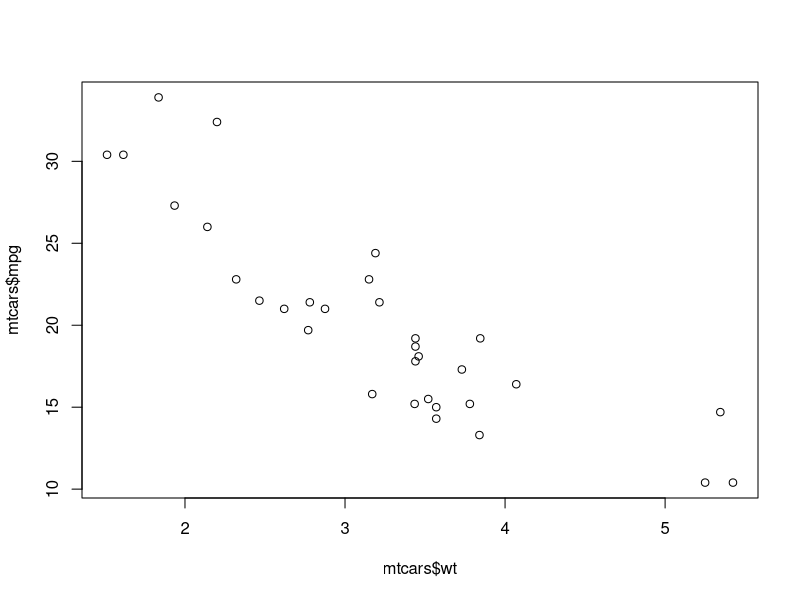
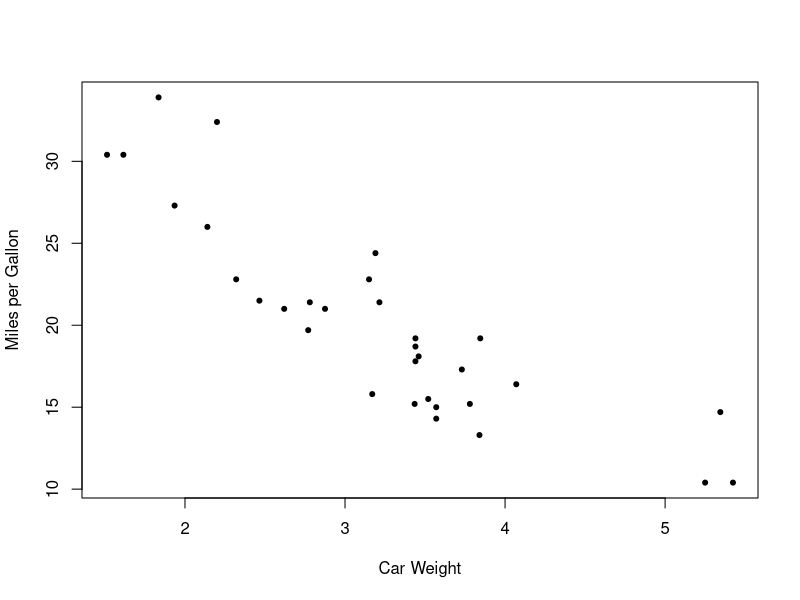

Write the R code that produced these figures, in order. (Note: this script raises an error after producing the figures.)
##data formatting/plotting

data("mtcars") #this is from R
head(mtcars)
plot(x=mtcars$wt,y=mtcars$mpg) #produces basic plot

plot(x=mtcars$wt,y=mtcars$mpg,
     xlab="Car Weight",
     ylab="Miles per Gallon",    ###formatting for labels, font, and point type
     font.lab=6,
     pch=20) 
##we can explore options of what we need to do for our data
#ggplot cheat sheet is really useful


##using ggplot

ggplot(mtcars,aes(x=wt,y=mpg)) #provides axes
ggplot(mtcars,aes(x=wt,y=mpg))+
  geom_point() +    #adds data points
  geom_smooth(method=lm,se=FALSE) #linear trend line, can remove conf. int with se
  
#organization of how graph looks depending on order of the codes: ex. points ahead of or behind the trendline

ggplot(mtcars,aes(x=wt,y=mpg))
ggplot(mtcars,aes(x=wt,y=mpg))+
  geom_point() +  
  geom_smooth(method=lm,se=FALSE)+
  
  xlab("Weight") + ylab("Miles per Gallon") + #labels axes what you want
  theme_classic()  #can explore themes for graphs?

